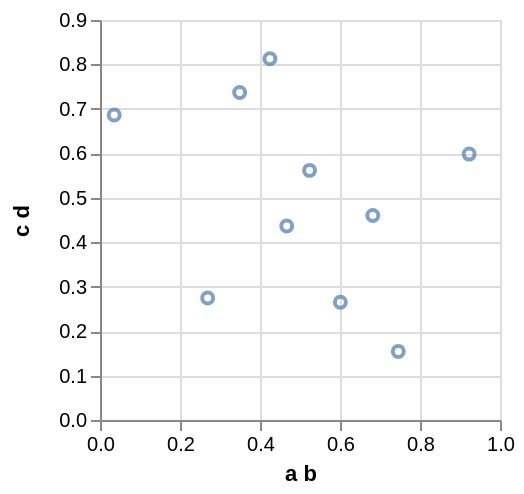

Vega-Lite specification stored for this chart:
### Vega specification from a JSON file in a GitHub repository (floating-point values rounded to 4 significant figures)
{"$schema": "https://vega.github.io/schema/vega/v3.0.json", "autosize": "pad", "padding": 5, "width": 200, "height": 200, "style": "cell", "data": [{"name": "source_0", "values": [{"a b": 0.9229, "c d": 0.5983}, {"a b": 0.682, "c d": 0.46}, {"a b": 0.03553, "c d": 0.6864}, {"a b": 0.3491, "c d": 0.7368}, {"a b": 0.4248, "c d": 0.813}, {"a b": 0.5239, "c d": 0.5616}, {"a b": 0.4668, "c d": 0.4366}, {"a b": 0.2692, "c d": 0.2747}, {"a b": 0.601, "c d": 0.2649}, {"a b": 0.7458, "c d": 0.1544}]}, {"name": "data_0", "source": "source_0", "transform": [{"type": "formula", "expr": "toNumber(datum[\"a b\"])", "as": "a b"}, {"type": "formula", "expr": "toNumber(datum[\"c d\"])", "as": "c d"}, {"type": "filter", "expr": "datum[\"a b\"] !== null && !isNaN(datum[\"a b\"]) && datum[\"c d\"] !== null && !isNaN(datum[\"c d\"])"}]}], "marks": [{"name": "marks", "type": "symbol", "style": ["point"], "from": {"data": "data_0"}, "encode": {"update": {"x": {"scale": "x", "field": "a b"}, "y": {"scale": "y", "field": "c d"}, "stroke": {"value": "#4c78a8"}, "fill": {"value": "transparent"}, "opacity": {"value": 0.7}}}}], "scales": [{"name": "x", "type": "linear", "domain": {"data": "data_0", "field": "a b"}, "range": [0, {"signal": "width"}], "nice": true, "zero": true}, {"name": "y", "type": "linear", "domain": {"data": "data_0", "field": "c d"}, "range": [{"signal": "height"}, 0], "nice": true, "zero": true}], "axes": [{"scale": "x", "orient": "bottom", "labelOverlap": true, "tickCount": {"signal": "ceil(width/30)"}, "title": "a b", "zindex": 1}, {"scale": "x", "orient": "bottom", "domain": false, "grid": true, "labels": false, "maxExtent": 0, "minExtent": 0, "tickCount": {"signal": "ceil(width/30)"}, "ticks": false, "zindex": 0, "gridScale": "y"}, {"scale": "y", "orient": "left", "labelOverlap": true, "tickCount": {"signal": "ceil(height/30)"}, "title": "c d", "zindex": 1}, {"scale": "y", "orient": "left", "domain": false, "grid": true, "labels": false, "maxExtent": 0, "minExtent": 0, "tickCount": {"signal": "ceil(height/30)"}, "ticks": false, "zindex": 0, "gridScale": "x"}], "config": {"axisY": {"minExtent": 30}}}
